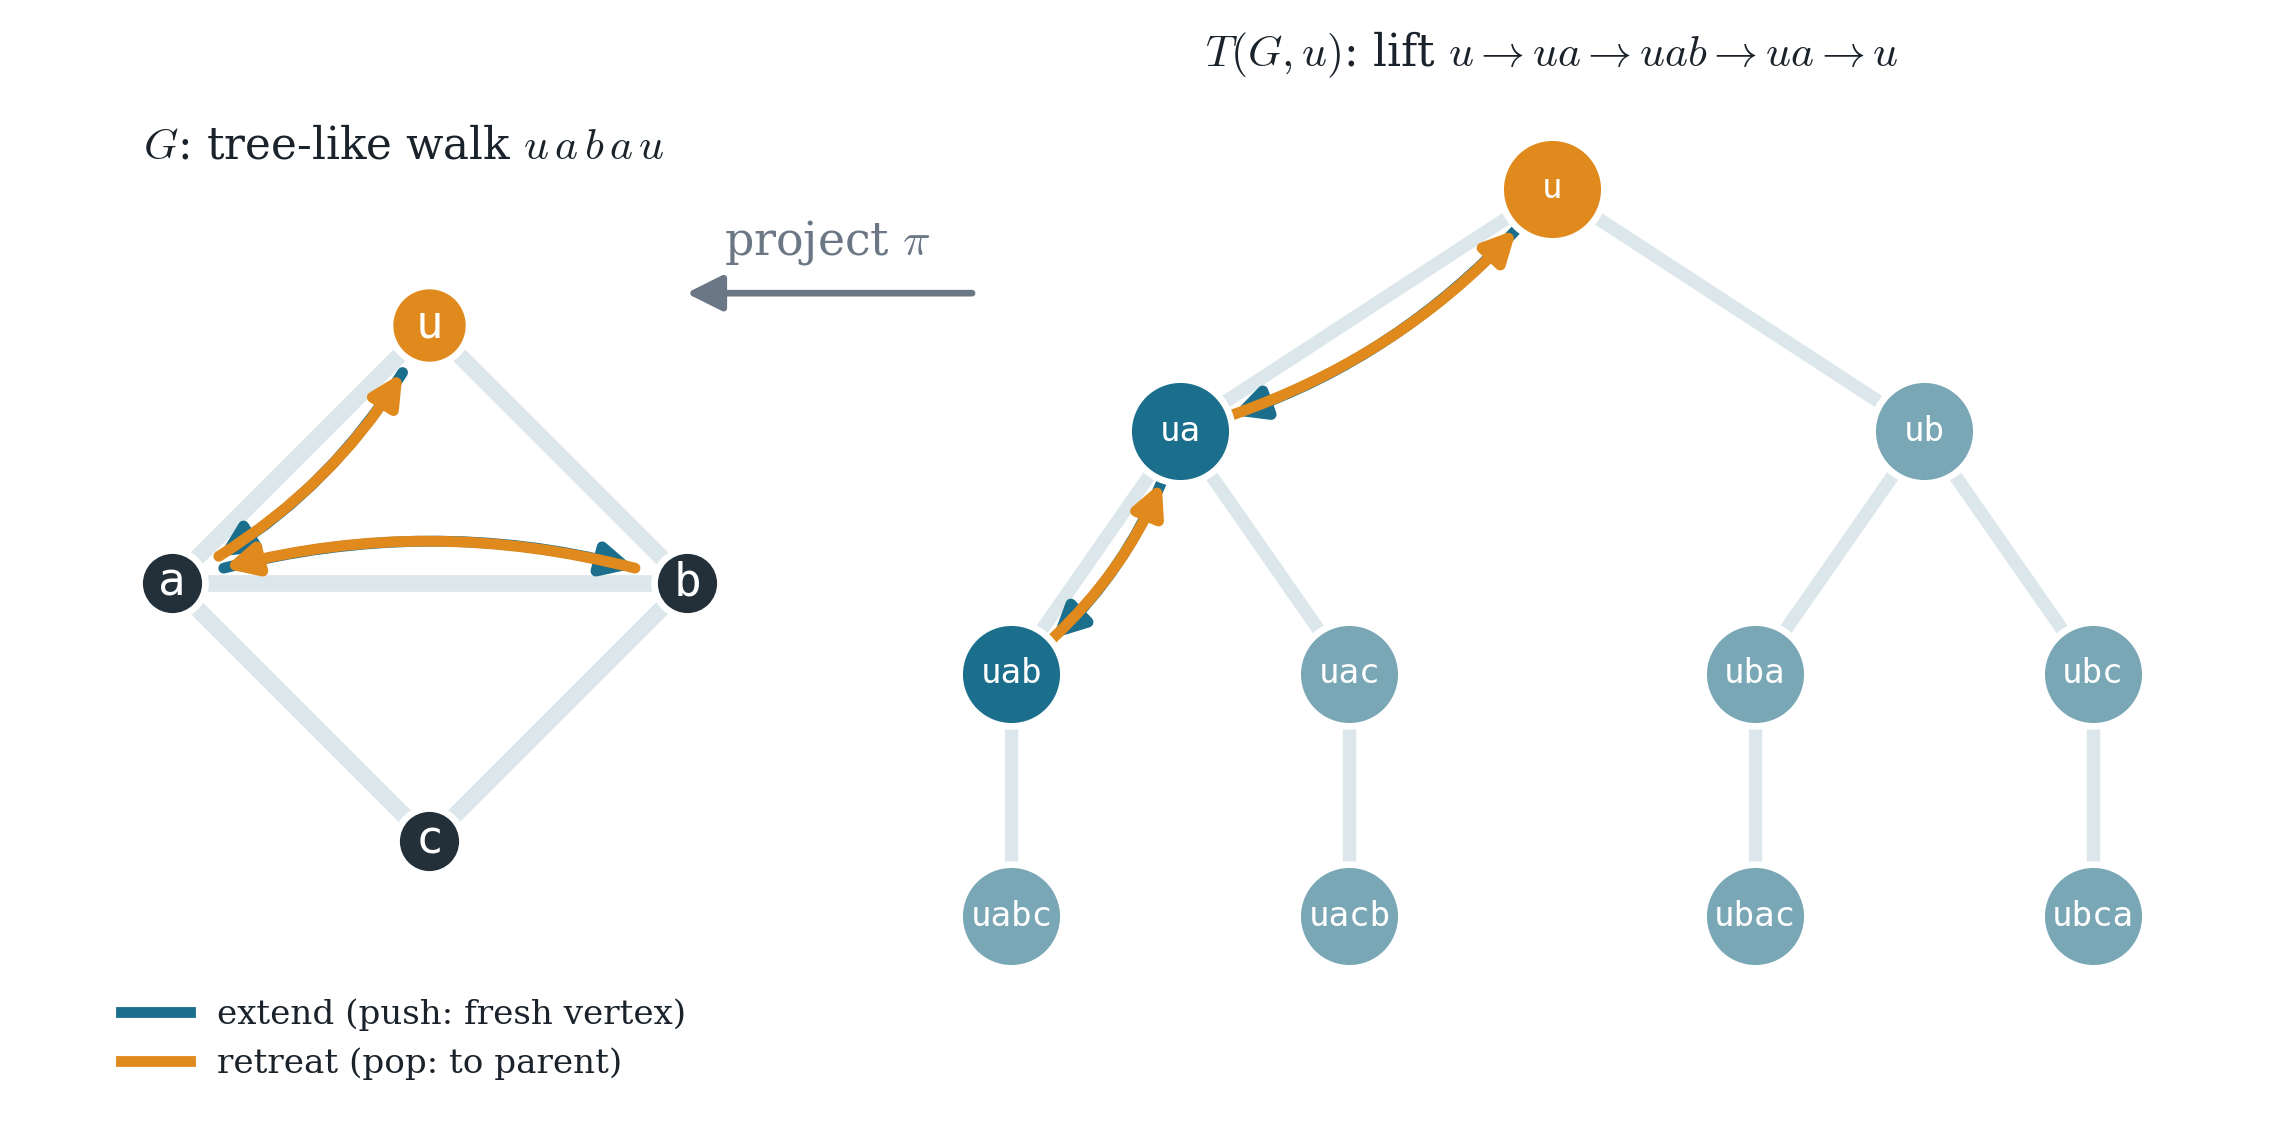

The Python source for this figure:
"""Part III, Figure 1 — the bijection: a closed walk at the root of T(G,u)
and its projection, a tree-like closed walk of G at u.

Left:  G = diamond, the tree-like walk  u -> a -> b -> a -> u  drawn on it,
       edges coloured EXTEND (teal, advance to a fresh vertex) / RETREAT
       (amber, backtrack to the parent).
Right: T(G,u), the SAME walk lifted: root u -> ua -> uab -> ua -> u, a closed
       walk at the root. The down-projection pi (path |-> endpoint) carries the
       right walk to the left one; it is a length-preserving bijection.
"""
import matplotlib.pyplot as plt
from matplotlib.patches import FancyArrowPatch
from fig_style import setup, save, COL
setup()

# ---------- left: the diamond graph G ----------
gpos = {'u': (0, 1.0), 'a': (-1.0, 0.0), 'b': (1.0, 0.0), 'c': (0, -1.0)}
gedges = [('u', 'a'), ('u', 'b'), ('a', 'b'), ('a', 'c'), ('b', 'c')]
# the tree-like walk u->a->b->a->u as a list of (edge, kind)
gwalk = [('u', 'a', 'ext'), ('a', 'b', 'ext'), ('b', 'a', 'ret'), ('a', 'u', 'ret')]

# ---------- right: the path-tree T(G,u) ----------
tpos = {
    'u':    ('u',    1.60, 3.0),
    'ua':   ('ua',   0.50, 2.0),
    'ub':   ('ub',   2.70, 2.0),
    'uab':  ('uab',  0.00, 1.0),
    'uac':  ('uac',  1.00, 1.0),
    'uba':  ('uba',  2.20, 1.0),
    'ubc':  ('ubc',  3.20, 1.0),
    'uabc': ('uabc', 0.00, 0.0),
    'uacb': ('uacb', 1.00, 0.0),
    'ubac': ('ubac', 2.20, 0.0),
    'ubca': ('ubca', 3.20, 0.0),
}
tedges = [('u', 'ua'), ('u', 'ub'), ('ua', 'uab'), ('ua', 'uac'),
          ('ub', 'uba'), ('ub', 'ubc'), ('uab', 'uabc'), ('uac', 'uacb'),
          ('uba', 'ubac'), ('ubc', 'ubca')]
# the lifted walk u -> ua -> uab -> ua -> u
twalk = [('u', 'ua', 'ext'), ('ua', 'uab', 'ext'), ('uab', 'ua', 'ret'), ('ua', 'u', 'ret')]

fig = plt.figure(figsize=(9.6, 4.2))
gs = fig.add_gridspec(1, 2, width_ratios=[1.0, 1.9], wspace=0.06)


def draw_walk(ax, pos, walk, lab=None):
    """Overlay a walk: teal=extend, amber=retreat, slight curvature so both
    directions of a retraced edge are visible."""
    seen = {}
    for (i, j, kind) in walk:
        (x0, y0) = pos[i][1:] if lab else pos[i]
        (x1, y1) = pos[j][1:] if lab else pos[j]
        key = frozenset((i, j))
        rad = 0.16 if key in seen else -0.16 if (i, j)[::-1] in [w[:2] for w in walk] else 0.0
        seen[key] = True
        col = COL['pos'] if kind == 'ext' else COL['accent']
        arr = FancyArrowPatch((x0, y0), (x1, y1), connectionstyle=f"arc3,rad={rad}",
                              arrowstyle='-|>', mutation_scale=15, lw=2.6,
                              color=col, zorder=5, shrinkA=13, shrinkB=13)
        ax.add_patch(arr)


# --- left panel: G with the tree-like walk ---
axg = fig.add_subplot(gs[0, 0])
for i, j in gedges:
    (x0, y0), (x1, y1) = gpos[i], gpos[j]
    axg.plot([x0, x1], [y0, y1], color=COL['band'], lw=4.0, solid_capstyle='round', zorder=1)
draw_walk(axg, gpos, gwalk)
for v, (px, py) in gpos.items():
    isroot = (v == 'u')
    axg.scatter([px], [py], s=360 if isroot else 250,
                color=COL['accent'] if isroot else COL['node'],
                zorder=6, edgecolors='white', linewidths=1.6)
    axg.text(px, py, v, ha='center', va='center', fontsize=11,
             color='white', zorder=7, family='monospace')
axg.set_xlim(-1.55, 1.35); axg.set_ylim(-1.5, 1.55); axg.set_aspect('equal'); axg.axis('off')
axg.set_title(r"$G$: tree-like walk $u\,a\,b\,a\,u$", fontsize=10.5, pad=6)

# --- right panel: T(G,u) with the lifted walk ---
axt = fig.add_subplot(gs[0, 1])
for i, j in tedges:
    (_, x0, y0), (_, x1, y1) = tpos[i], tpos[j]
    axt.plot([x0, x1], [y0, y1], color=COL['band'], lw=3.2, solid_capstyle='round', zorder=1)
draw_walk(axt, tpos, twalk, lab=True)
for nid, (labtxt, px, py) in tpos.items():
    isroot = (nid == 'u')
    on = nid in ('u', 'ua', 'uab')
    axt.scatter([px], [py], s=620,
                color=COL['accent'] if isroot else (COL['pos'] if on else COL['lyr1']),
                zorder=6, edgecolors='white', linewidths=1.6)
    axt.text(px, py, labtxt, ha='center', va='center', fontsize=8.2,
             color='white', zorder=7, family='monospace')
axt.set_xlim(-0.5, 3.7); axt.set_ylim(-0.6, 3.4); axt.axis('off')
axt.set_title(r"$T(G,u)$: lift $u\rightarrow ua\rightarrow uab\rightarrow ua\rightarrow u$",
              fontsize=10.5, pad=6)

# projection arrow in the clear gap, upper-middle
fig.patches.append(FancyArrowPatch((0.455, 0.72), (0.35, 0.72), transform=fig.transFigure,
                   arrowstyle='-|>', mutation_scale=18, lw=1.6, color=COL['grey']))
fig.text(0.402, 0.76, r"project $\pi$", fontsize=11, color=COL['grey'], ha='center', va='center')

# legend
from matplotlib.lines import Line2D
leg = [Line2D([0], [0], color=COL['pos'], lw=2.6, label='extend (push: fresh vertex)'),
       Line2D([0], [0], color=COL['accent'], lw=2.6, label='retreat (pop: to parent)')]
axg.legend(handles=leg, loc='lower center', bbox_to_anchor=(0.5, -0.18),
           fontsize=8.2, frameon=False, ncol=1)

save(fig, "pt_fig1_bijection")
